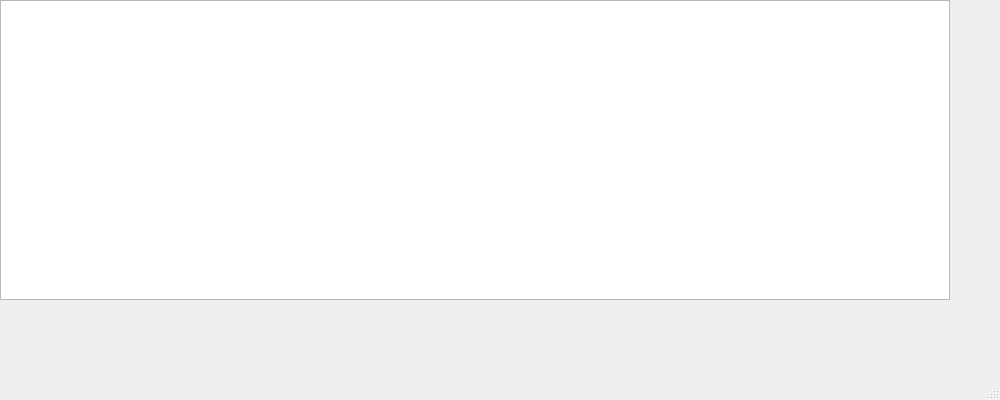
<?xml version="1.0" encoding="UTF-8"?>
<ui version="4.0">
 <class>MainWindow</class>
 <widget class="QMainWindow" name="MainWindow">
  <property name="geometry">
   <rect>
    <x>0</x>
    <y>0</y>
    <width>1000</width>
    <height>400</height>
   </rect>
  </property>
  <property name="windowTitle">
   <string>MainWindow</string>
  </property>
  <widget class="QWidget" name="centralwidget">
   <widget class="QTableWidget" name="tableWidget">
    <property name="geometry">
     <rect>
      <x>0</x>
      <y>0</y>
      <width>950</width>
      <height>300</height>
     </rect>
    </property>
   </widget>
  </widget>
  <widget class="QMenuBar" name="menubar">
   <property name="geometry">
    <rect>
     <x>0</x>
     <y>0</y>
     <width>1000</width>
     <height>25</height>
    </rect>
   </property>
  </widget>
  <widget class="QStatusBar" name="statusbar"/>
 </widget>
 <resources/>
 <connections/>
</ui>
